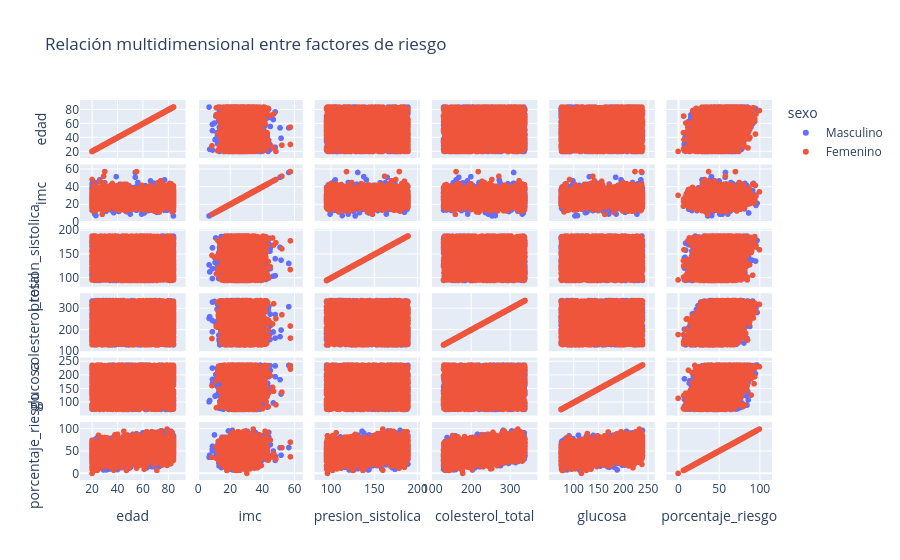

Notebook code cell kept with this figure:
### Code cell
fig = px.scatter_matrix(
    df,
    dimensions=[
        "edad",
        "imc",
        "presion_sistolica",
        "colesterol_total",
        "glucosa",
        "porcentaje_riesgo"
    ],
    color="sexo",
    title="Relación multidimensional entre factores de riesgo"
)

fig.show()

### Figure 1 — Plotly figure (JSON) as saved in the notebook; plotly's stock layout.template omitted (floating-point values rounded to 4 significant figures; data arrays with more than 128 entries replaced by an {"elided": "..."} marker saying what was removed)
{"data": [{"dimensions": [{"axis": {"matches": true}, "label": "edad", "values": {"elided": "2038 int values"}}, {"axis": {"matches": true}, "label": "imc", "values": {"elided": "2038 float values"}}, {"axis": {"matches": true}, "label": "presion_sistolica", "values": {"elided": "2038 int values"}}, {"axis": {"matches": true}, "label": "colesterol_total", "values": {"elided": "2038 int values"}}, {"axis": {"matches": true}, "label": "glucosa", "values": {"elided": "2038 int values"}}, {"axis": {"matches": true}, "label": "porcentaje_riesgo", "values": {"elided": "2038 float values"}}], "hovertemplate": "sexo=Masculino<br>%{xaxis.title.text}=%{x}<br>%{yaxis.title.text}=%{y}<extra></extra>", "legendgroup": "Masculino", "marker": {"color": "#636efa", "symbol": "circle"}, "name": "Masculino", "showlegend": true, "type": "splom"}, {"dimensions": [{"axis": {"matches": true}, "label": "edad", "values": {"elided": "1962 int values"}}, {"axis": {"matches": true}, "label": "imc", "values": {"elided": "1962 float values"}}, {"axis": {"matches": true}, "label": "presion_sistolica", "values": {"elided": "1962 int values"}}, {"axis": {"matches": true}, "label": "colesterol_total", "values": {"elided": "1962 int values"}}, {"axis": {"matches": true}, "label": "glucosa", "values": {"elided": "1962 int values"}}, {"axis": {"matches": true}, "label": "porcentaje_riesgo", "values": {"elided": "1962 float values"}}], "hovertemplate": "sexo=Femenino<br>%{xaxis.title.text}=%{x}<br>%{yaxis.title.text}=%{y}<extra></extra>", "legendgroup": "Femenino", "marker": {"color": "#EF553B", "symbol": "circle"}, "name": "Femenino", "showlegend": true, "type": "splom"}], "layout": {"dragmode": "select", "legend": {"title": {"text": "sexo"}, "tracegroupgap": 0}, "title": {"text": "Relación multidimensional entre factores de riesgo"}}}
